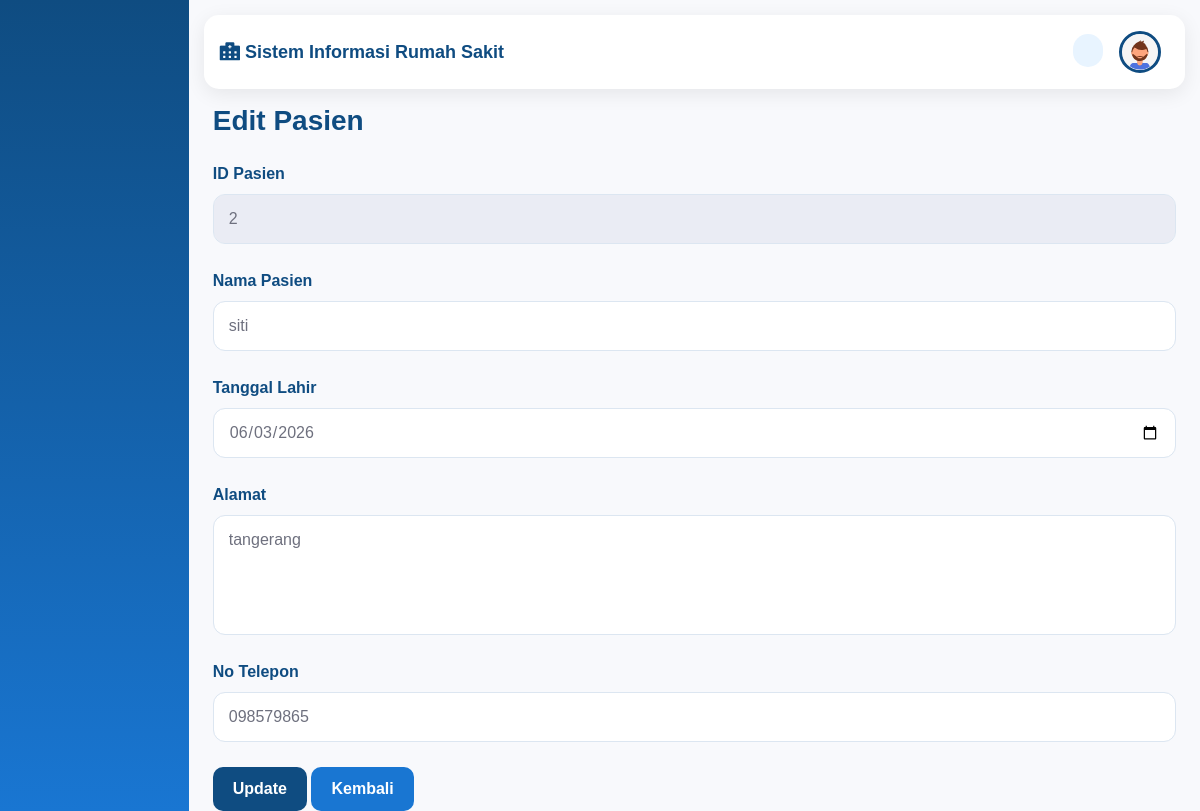
The app's page /pasien/edit/2 with its own data.
### tables this page shows
CREATE TABLE `pasien` (
  `id_pasien` int(11) NOT NULL,
  `nama` varchar(100) DEFAULT NULL,
  `tanggal_lahir` date DEFAULT NULL,
  `alamat` text,
  `no_telp` varchar(20) DEFAULT NULL,
  `email` varchar(100) NOT NULL,
  `password` varchar(255) NOT NULL
);

### application/controllers/pasien.php (called while the page is built, shortened)
<?php
class Pasien extends CI_Controller {
    public function __construct()
    {
        $this->load->model('pasien_model');
    }
    public function edit($id)
    {
        $data['pasien'] = $this->pasien_model->get_by_id($id);
        $this->load->view('templates/header');
        $this->load->view('templates/sidebar');
        $this->load->view('templates/topbar');
        $this->load->view('pasien/edit', $data);
        $this->load->view('templates/footer');
    }
}

### index.php (called while the page is built, shortened)
<?php
require_once BASEPATH.'core/CodeIgniter.php';

### application/models/pasien_model.php (called while the page is built, shortened)
<?php
class pasien_model extends CI_Model {
    private $table = 'pasien';
    public function get_by_id($id)
    {
        return $this->db->get_where($this->table, ['id_pasien' => $id])->row();
    }
}

### application/views/pasien/edit.php (the view)
<div class="container-fluid">
    <h2 class="h3 mb-4 text-gray-800">Edit Pasien</h2>
    <form method="post" action="<?= site_url('pasien/update/'.$pasien->id_pasien); ?>">
        <div class="form-group">
            <label>ID Pasien</label>
            <input type="text" class="form-control" value="<?= $pasien->id_pasien ?>" readonly>
        </div>
        <div class="form-group">
            <label>Nama Pasien</label>
            <input type="text" name="nama" class="form-control" value="<?= $pasien->nama ?>" required>
        </div>
        <div class="form-group">
            <label>Tanggal Lahir</label>
            <input type="date" name="tanggal_lahir" class="form-control" value="<?= $pasien->tanggal_lahir ?>" required>
        </div>
        <div class="form-group">
            <label>Alamat</label>
            <textarea name="alamat" class="form-control" required><?= $pasien->alamat ?></textarea>
        </div>
        <div class="form-group">
            <label>No Telepon</label>
            <input type="text" name="no_telp" class="form-control" value="<?= $pasien->no_telp ?>" required>
        </div>
        <button type="submit" class="btn btn-primary">Update</button>
        <a href="<?= site_url('pasien'); ?>" class="btn btn-secondary">Kembali</a>
    </form>
</div>

### application/views/templates/header.php (style rules this page uses)
body { background:#f4f8fc; font-family:'Nunito',sans-serif; }
.form-group { margin-bottom:25px !important; }
.form-group label { font-weight:600; color:#0f4c81; margin-bottom:8px; }
.form-control { border:1px solid #dce6f1; border-radius:12px; min-height:50px; padding:12px 15px; transition:.3s; }
.form-control::placeholder { color:#adb5bd; }
textarea.form-control { min-height:120px; resize:none; }
.btn { border-radius:10px; font-weight:600; padding:10px 20px; transition:.3s; }
.btn-primary { background:#0f4c81 !important; border:none !important; }
.btn-secondary { background:#1976d2 !important; border:none !important; color:white !important; }
.text-gray-800 { color:#0f4c81 !important; font-weight:700; }
a { color:#0f4c81; }

### records on screen
pasien: id_pasien "2", nama "siti", tanggal_lahir "06/03/2026", alamat "tangerang", no_telp "098579865"
